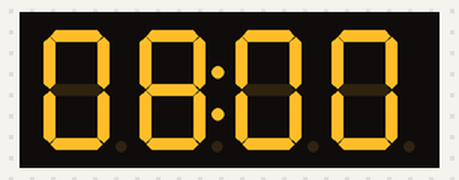
The sketch below on a simulated ESP8266 (NodeMCU). Shown: 4-digit seven-segment display. WiFi joins after 1.5 s; servers stay silent unless stated; network time is answered at once with the bench clock; the local clock reads 2024-03-15 10:24:30 at power-on unless the sketch sets it; what the sketch prints to the serial monitor is not drawn.

Above: at 3.6 s.
At 20.6 s:
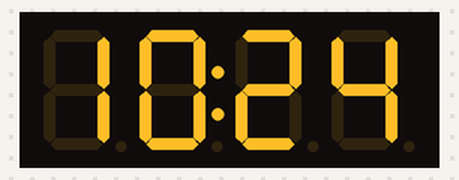
At 36.7 s:
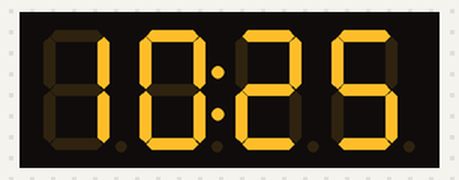

The sketch:

esp8266_tm1637_ntp.ino
```cpp
// include the SevenSegmentTM1637 library
#include "SevenSegmentTM1637.h"
#include "SevenSegmentExtended.h"

#include <NTPClient.h>
// change next line to use with another board/shield
#include <ESP8266WiFi.h>
//#include <WiFi.h> // for WiFi shield
//#include <WiFi101.h> // for WiFi 101 shield or MKR1000
#include <WiFiUdp.h>

const char *ssid     = "you_wifi_ssid";
const char *password = "you_wifi_password";

WiFiUDP ntpUDP;

// You can specify the time server pool and the offset (in seconds, can be
// changed later with setTimeOffset() ). Additionaly you can specify the
// update interval (in milliseconds, can be changed using setUpdateInterval() ).
//3600*8 = UTF+8
NTPClient timeClient(ntpUDP, "hk.pool.ntp.org", 3600*8, 60000);

/* initialize global TM1637 Display object
*  The constructor takes two arguments, the number of the clock pin and the digital output pin:
* SevenSegmentTM1637(byte pinCLK, byte pinDIO);
*/
const byte PIN_CLK = 16; //D0   // define CLK pin (any digital pin)
const byte PIN_DIO = 5; //D1  // define DIO pin (any digital pin)
SevenSegmentExtended      display(PIN_CLK, PIN_DIO);

void setup_serial() {
  Serial.begin(115200);         // initializes the Serial connection @ 115200 baud
}

void setup_display() {
  display.begin();            // initializes the display
  display.setBacklight(100);  // set the brightness to 100 %
}


void setup_wifi() {
  if (WiFi.status() == WL_CONNECTED)
    return;

  Serial.println(""); // a empty line
  Serial.print("MAC: ");
  Serial.println(WiFi.macAddress());
  Serial.print("Connecting to ");
  Serial.println(ssid);

  WiFi.begin(ssid, password);

  while (WiFi.status() != WL_CONNECTED) {
    delay(500);
    Serial.print(".");
  }

  Serial.println(""); // a empty line
  Serial.println("WiFi connected");
  Serial.println("IP address : ");
  Serial.println(WiFi.localIP());
}


// run setup code
void setup() {
  setup_serial();
  setup_wifi();

  timeClient.begin(); // NTP begin
  setup_display();

  delay(1000);                // wait 1000 ms
}


void set_display(byte hours, byte minutes) {
  display.printTime(hours, minutes, true);  // display time
}

// run loop (forever)
void loop() {
  setup_wifi(); // if wifi disconnected, connect again

  String time_s = timeClient.getFormattedTime(); // get current time
  timeClient.update(); // udpate ntp
  Serial.println(time_s); // print current time

  //getHours(); getMinutes(); also work in NTPClient..
  byte hours    =  time_s.substring(0,2).toInt(); // initialize hours
  byte minutes  = time_s.substring(3,5).toInt();  // initialize minutes
  set_display(hours, minutes); // set content of TM1637 display
  delay(1000); // delay 1second
};
```
